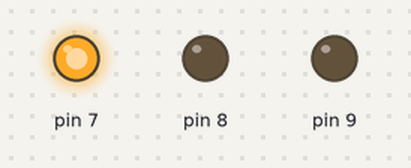
Bench run of a sketch on a simulated Arduino Uno, built with avr-gcc and run on an emulated ATmega328P. Parts: output pins drawn as LEDs (lit = HIGH).

Above: at 1.0 s.
At 3.0 s:
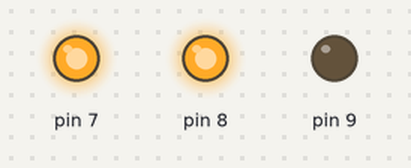
At 5.0 s:
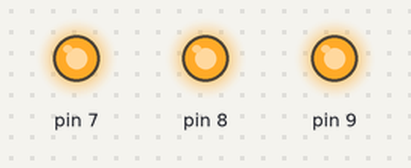
At 7.0 s:
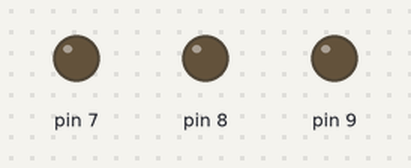
Timing chart, 0 to 10.4 s (numbered marks = the images above):
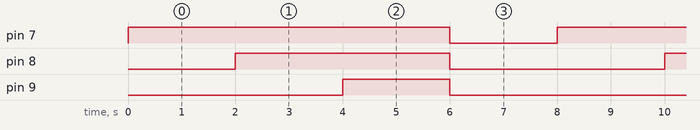

Measured:
- by itself, pin 7: alternates HIGH for 6.0 s and LOW for 2.0 s
- by itself, pin 8: alternates HIGH for 4.0 s and LOW for 4.0 s
- by itself, pin 9: alternates HIGH for 2.0 s and LOW for 6.0 s

The sketch:

3_blinking_led1.ino
```cpp
void setup()
{
pinMode(7,OUTPUT);
pinMode(8,OUTPUT);
pinMode(9,OUTPUT);
}

void loop()
{
	digitalWrite(7,HIGH);
	delay(2000);
	digitalWrite(8,HIGH);
	delay(2000);
	digitalWrite(9,HIGH);
	delay(2000);
	digitalWrite(7,LOW);
	digitalWrite(8,LOW);
	digitalWrite(9,LOW);
	delay(2000);
}
```
